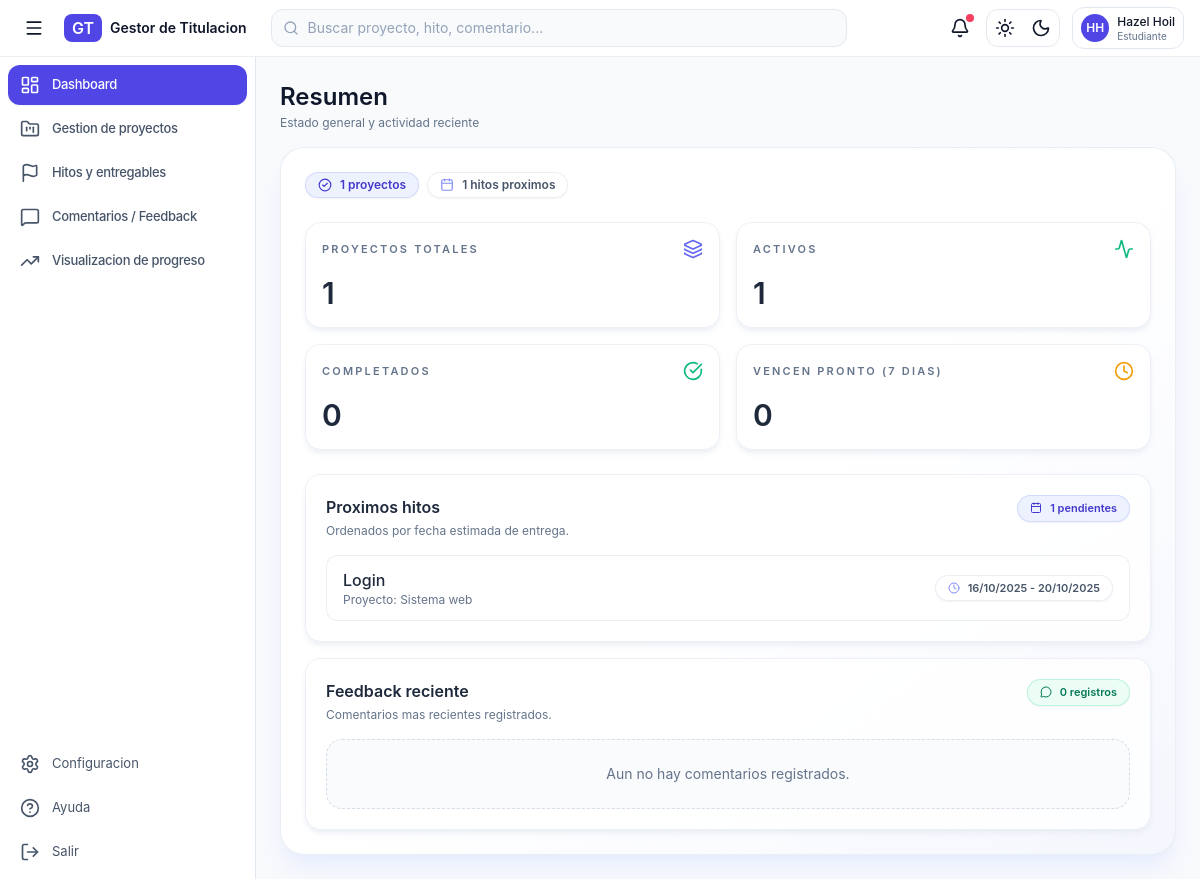
The app's page /dashboard (signed in) with its own data.
### tables this page shows
CREATE TABLE milestones (
    id INTEGER PRIMARY KEY AUTOINCREMENT,
    project_id INTEGER NOT NULL,
    title TEXT NOT NULL,
    description TEXT NULL,
    due_date TEXT NULL,
    status TEXT NOT NULL DEFAULT 'pendiente',
    position INTEGER NULL,
    created_at TEXT NOT NULL,
    updated_at TEXT NOT NULL, start_date TEXT NULL, end_date TEXT NULL,
    FOREIGN KEY(project_id) REFERENCES projects(id) ON DELETE CASCADE
);

CREATE TABLE projects (
    id INTEGER PRIMARY KEY AUTOINCREMENT,
    title TEXT NOT NULL,
    description TEXT NULL,
    student_id INTEGER NOT NULL,
    director_id INTEGER NOT NULL,
    status TEXT NOT NULL DEFAULT 'planificado',
    due_date TEXT NULL,
    created_at TEXT NOT NULL,
    updated_at TEXT NOT NULL, start_date TEXT NULL, end_date TEXT NULL,
    FOREIGN KEY(student_id) REFERENCES users(id) ON DELETE CASCADE,
    FOREIGN KEY(director_id) REFERENCES users(id) ON DELETE CASCADE
);

### app/Views/dashboard/components/sections/dashboard-overview.php (shortened to what the rows shown need)
<?php
$isDashboardActive = ($activeTab ?? 'dashboard') === 'dashboard';
?>
<section id="section-dashboard" data-section="dashboard" class="space-y-8<?= $isDashboardActive ? '' : ' hidden'; ?>">
  <article class="rounded-3xl border border-slate-200/70 bg-gradient-to-br from-white via-white to-indigo-50/40 p-6 shadow-xl shadow-indigo-100/50 transition dark:border-slate-800/70 dark:from-slate-900 dark:via-slate-900 dark:to-slate-950/70 dark:shadow-none">
    <div class="flex flex-col gap-6">
      <div class="grid grid-cols-1 gap-4 xl:grid-cols-2">
        <article class="rounded-2xl border border-slate-200/60 bg-white/80 p-5 shadow-md shadow-slate-200/60 transition hover:-translate-y-0.5 hover:border-indigo-200 hover:shadow-xl dark:border-slate-800/60 dark:bg-slate-900/60 dark:shadow-none">
          <div class="flex flex-col gap-3 sm:flex-row sm:items-center sm:justify-between">
            <div class="space-y-1">
              <h2 class="text-base font-semibold text-slate-800 dark:text-slate-100">Proximos hitos</h2>
            </div>
          </div>
          <div class="mt-4 space-y-3">
            <?php if ($upcomingMilestones === []): ?>
              <p class="rounded-2xl border border-dashed border-slate-300/80 bg-slate-50/70 px-4 py-6 text-center text-sm text-slate-500 dark:border-slate-700/60 dark:bg-slate-900/50">Sin hitos programados en los proximos dias.</p>
            <?php else: ?>
              <?php foreach ($upcomingMilestones as $item): ?>
                <div class="rounded-xl border border-slate-200/70 bg-white/90 px-4 py-3 transition hover:border-indigo-200 hover:bg-white dark:border-slate-800/60 dark:bg-slate-950/40 dark:hover:border-indigo-900/50">
                  <div class="flex flex-col gap-3 md:flex-row md:items-center md:justify-between">
                    <div>
                      <p class="font-medium text-slate-800 dark:text-slate-100"><?= e($item['title']); ?></p>
                      <p class="text-xs text-slate-500">Proyecto: <?= e($item['project_title']); ?></p>
                    </div>
                    <span class="inline-flex items-center gap-2 rounded-full border border-slate-200/70 bg-white/80 px-3 py-1 text-[11px] font-semibold text-slate-600 shadow-sm dark:border-slate-700/60 dark:bg-slate-900/70 dark:text-slate-200">
                      <i data-lucide="clock" class="h-3 w-3 text-indigo-400"></i>
                      <?= e(format_dashboard_period($item['start_date'] ?? null, $item['end_date'] ?? ($item['due_date'] ?? null))); ?>
                    </span>
                  </div>
                </div>
              <?php endforeach; ?>
            <?php endif; ?>
          </div>
        </article>
        <article class="rounded-2xl border border-slate-200/60 bg-white/80 p-5 shadow-md shadow-slate-200/60 transition hover:-translate-y-0.5 hover:border-indigo-200 hover:shadow-xl dark:border-slate-800/60 dark:bg-slate-900/60 dark:shadow-none">
          <div class="flex flex-col gap-3 sm:flex-row sm:items-center sm:justify-between">
            <div class="space-y-1">
              <h2 class="text-base font-semibold text-slate-800 dark:text-slate-100">Feedback reciente</h2>
            </div>
          </div>
        </article>
      </div>
    </div>
  </article>
</section>

### records on screen
milestones: title "Login", project.title "Sistema web", start_date+end_date "16/10/2025 - 20/10/2025"

### other values on screen
$avatarInitials "HH"
$fullName "Hazel Hoil"
$role "Estudiante"
$item['label'] "Dashboard"
$item['label'] "Gestion de proyectos"
$item['label'] "Hitos y entregables"
$item['label'] "Comentarios / Feedback"
$item['label'] "Visualizacion de progreso"
$stats['total'] "1"
$upcomingCount "1"
$card['label'] "PROYECTOS TOTALES"
$card['value'] "1"
$card['label'] "ACTIVOS"
$card['label'] "COMPLETADOS"
$card['value'] "0"
